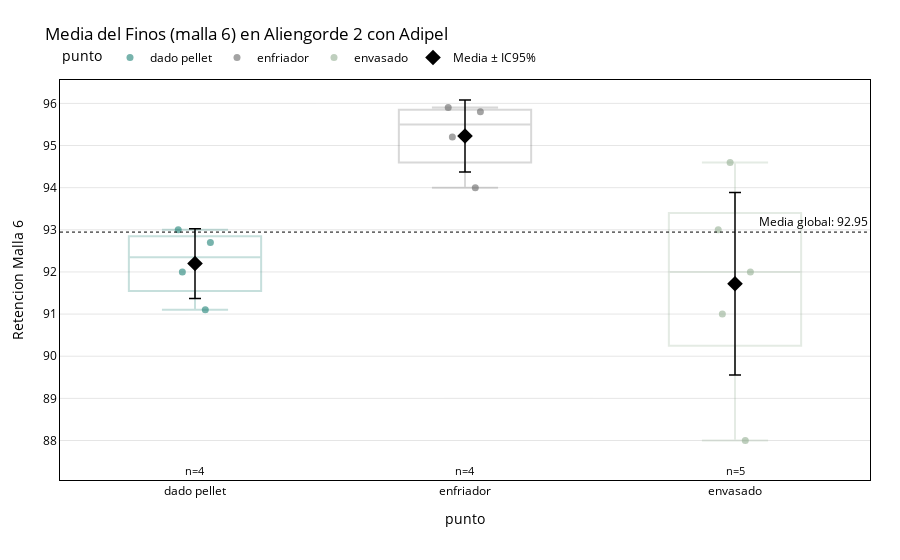

The cell this chart's notebook holds for it:
### Code cell
stripplot_con_medias_pro(
    con_punto,
    title='Media del Finos (malla 6) en Aliengorde 2 con Adipel',
    categoria="punto",
    values="Retencion Malla 6",
    #filename=f"{ROOT_IMAGEN}/stripplot_finos_6.html",
)

### Figure 1 — Plotly figure (JSON) as saved in the notebook; plotly's stock layout.template omitted (floating-point values rounded to 4 significant figures)
{"data": [{"alignmentgroup": "True", "boxpoints": "all", "fillcolor": "rgba(255,255,255,0)", "hoveron": "points", "hovertemplate": "<b>Retencion Malla 6</b>: %{y:.2f}<br>punto: %{x}<extra></extra>", "legendgroup": "dado pellet", "line": {"color": "rgba(255,255,255,0)"}, "marker": {"color": "#1C8074", "line": {"width": 0}, "opacity": 0.6, "size": 7}, "name": "dado pellet", "offsetgroup": "dado pellet", "orientation": "v", "pointpos": 0, "showlegend": true, "type": "box", "x": ["dado pellet", "dado pellet", "dado pellet", "dado pellet"], "x0": " ", "xaxis": "x", "y": [92, 93, 91.1, 92.7], "y0": " ", "yaxis": "y"}, {"alignmentgroup": "True", "boxpoints": "all", "fillcolor": "rgba(255,255,255,0)", "hoveron": "points", "hovertemplate": "<b>Retencion Malla 6</b>: %{y:.2f}<br>punto: %{x}<extra></extra>", "legendgroup": "enfriador", "line": {"color": "rgba(255,255,255,0)"}, "marker": {"color": "#666666", "line": {"width": 0}, "opacity": 0.6, "size": 7}, "name": "enfriador", "offsetgroup": "enfriador", "orientation": "v", "pointpos": 0, "showlegend": true, "type": "box", "x": ["enfriador", "enfriador", "enfriador", "enfriador"], "x0": " ", "xaxis": "x", "y": [94, 95.9, 95.8, 95.2], "y0": " ", "yaxis": "y"}, {"alignmentgroup": "True", "boxpoints": "all", "fillcolor": "rgba(255,255,255,0)", "hoveron": "points", "hovertemplate": "<b>Retencion Malla 6</b>: %{y:.2f}<br>punto: %{x}<extra></extra>", "legendgroup": "envasado", "line": {"color": "rgba(255,255,255,0)"}, "marker": {"color": "#94AF92", "line": {"width": 0}, "opacity": 0.6, "size": 7}, "name": "envasado", "offsetgroup": "envasado", "orientation": "v", "pointpos": 0, "showlegend": true, "type": "box", "x": ["envasado", "envasado", "envasado", "envasado", "envasado"], "x0": " ", "xaxis": "x", "y": [91, 92, 94.6, 93, 88], "y0": " ", "yaxis": "y"}, {"boxmean": false, "fillcolor": "rgba(0,0,0,0)", "line": {"color": "#1C8074"}, "marker": {"color": "#1C8074"}, "name": "dado pellet (IQR)", "opacity": 0.25, "showlegend": false, "type": "box", "x": ["dado pellet", "dado pellet", "dado pellet", "dado pellet"], "y": [92, 93, 91.1, 92.7]}, {"boxmean": false, "fillcolor": "rgba(0,0,0,0)", "line": {"color": "#666666"}, "marker": {"color": "#666666"}, "name": "enfriador (IQR)", "opacity": 0.25, "showlegend": false, "type": "box", "x": ["enfriador", "enfriador", "enfriador", "enfriador"], "y": [94, 95.9, 95.8, 95.2]}, {"boxmean": false, "fillcolor": "rgba(0,0,0,0)", "line": {"color": "#94AF92"}, "marker": {"color": "#94AF92"}, "name": "envasado (IQR)", "opacity": 0.25, "showlegend": false, "type": "box", "x": ["envasado", "envasado", "envasado", "envasado", "envasado"], "y": [91, 92, 94.6, 93, 88]}, {"customdata": [0.8277, 0.8557, 2.163], "error_y": {"array": [0.8277, 0.8557, 2.163], "color": "black", "thickness": 1.5, "type": "data", "width": 6}, "hovertemplate": "<b>Media</b>: %{y:.2f}<br>IC95%: ±%{customdata:.2f}<extra></extra>", "marker": {"color": "black", "size": 12, "symbol": "diamond"}, "mode": "markers", "name": "Media ± IC95%", "showlegend": true, "type": "scatter", "x": ["dado pellet", "enfriador", "envasado"], "y": [92.2, 95.22, 91.72]}], "layout": {"annotations": [{"font": {"color": "black"}, "showarrow": false, "text": "Media global: 92.95", "x": 1, "xanchor": "right", "xref": "x domain", "y": 92.95, "yanchor": "bottom", "yref": "y"}, {"font": {"color": "black", "size": 11}, "showarrow": false, "text": "n=4", "x": "dado pellet", "y": 88, "yshift": -30}, {"font": {"color": "black", "size": 11}, "showarrow": false, "text": "n=4", "x": "enfriador", "y": 88, "yshift": -30}, {"font": {"color": "black", "size": 11}, "showarrow": false, "text": "n=5", "x": "envasado", "y": 88, "yshift": -30}], "boxmode": "overlay", "font": {"color": "black"}, "legend": {"orientation": "h", "title": {"text": "punto"}, "tracegroupgap": 0, "x": 0, "xanchor": "left", "y": 1.02, "yanchor": "bottom"}, "margin": {"b": 80, "l": 60, "r": 30, "t": 80}, "paper_bgcolor": "rgba(0,0,0,0)", "plot_bgcolor": "rgba(0,0,0,0)", "shapes": [{"line": {"color": "black", "dash": "dot", "width": 1}, "type": "line", "x0": 0, "x1": 1, "xref": "x domain", "y0": 92.95, "y1": 92.95, "yref": "y"}], "title": {"text": "Media del Finos (malla 6) en Aliengorde 2 con Adipel"}, "xaxis": {"anchor": "y", "categoryarray": ["dado pellet", "enfriador", "envasado", null], "categoryorder": "array", "domain": [0, 1], "linecolor": "black", "mirror": true, "showline": true, "title": {"text": "punto"}}, "yaxis": {"anchor": "x", "domain": [0, 1], "gridcolor": "rgba(0,0,0,0.1)", "linecolor": "black", "mirror": true, "showline": true, "title": {"text": "Retencion Malla 6"}}}}
